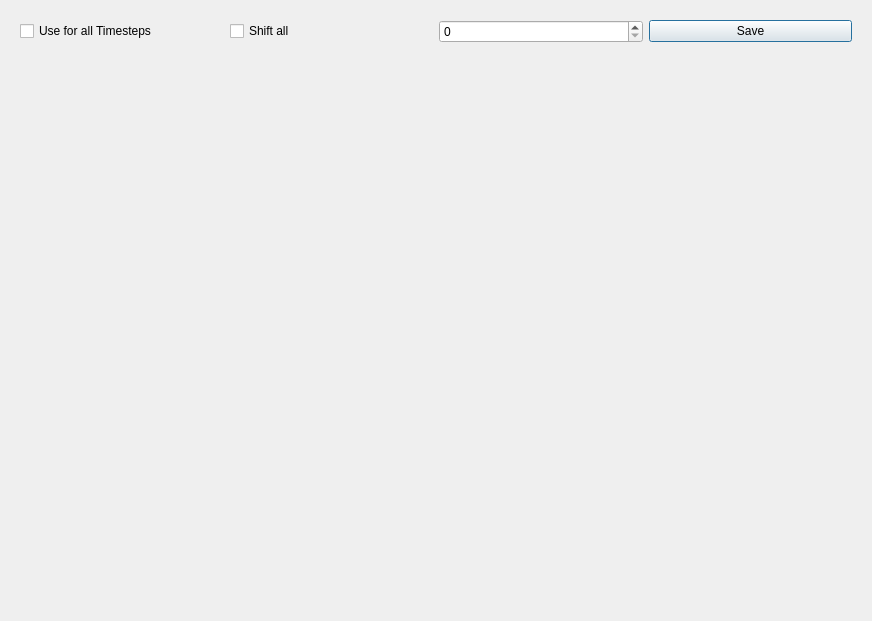
<?xml version="1.0" encoding="UTF-8"?>
<ui version="4.0">
 <class>Dialog</class>
 <widget class="QDialog" name="Dialog">
  <property name="geometry">
   <rect>
    <x>0</x>
    <y>0</y>
    <width>872</width>
    <height>621</height>
   </rect>
  </property>
  <property name="windowTitle">
   <string>Dialog</string>
  </property>
  <layout class="QHBoxLayout" name="horizontalLayout_4">
   <item>
    <layout class="QVBoxLayout" name="verticalLayout">
     <item>
      <widget class="QWidget" name="optionsWidget" native="true">
       <layout class="QHBoxLayout" name="horizontalLayout_3">
        <item>
         <layout class="QHBoxLayout" name="horizontalLayout">
          <item>
           <widget class="QCheckBox" name="use_for_all_timesteps_checkbox">
            <property name="text">
             <string>Use for all Timesteps</string>
            </property>
           </widget>
          </item>
          <item>
           <widget class="QCheckBox" name="shift_all_checkbox">
            <property name="text">
             <string>Shift all</string>
            </property>
           </widget>
          </item>
          <item>
           <widget class="QSpinBox" name="tmst_spinbox">
            <property name="sizePolicy">
             <sizepolicy hsizetype="Minimum" vsizetype="Fixed">
              <horstretch>0</horstretch>
              <verstretch>0</verstretch>
             </sizepolicy>
            </property>
           </widget>
          </item>
          <item>
           <widget class="QPushButton" name="saveButton">
            <property name="text">
             <string>Save</string>
            </property>
           </widget>
          </item>
         </layout>
        </item>
       </layout>
      </widget>
     </item>
     <item>
      <widget class="QWidget" name="plotWidget" native="true">
       <property name="sizePolicy">
        <sizepolicy hsizetype="Expanding" vsizetype="Expanding">
         <horstretch>0</horstretch>
         <verstretch>0</verstretch>
        </sizepolicy>
       </property>
       <layout class="QVBoxLayout" name="verticalLayout_3">
        <item>
         <layout class="QVBoxLayout" name="plotLayout"/>
        </item>
       </layout>
      </widget>
     </item>
    </layout>
   </item>
  </layout>
 </widget>
 <resources/>
 <connections/>
</ui>
